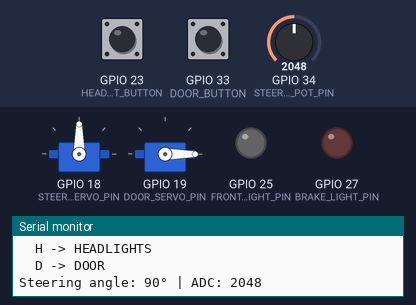
A program run on a simulated ESP32. Parts: 2 × servo, output pins drawn as LEDs (lit = HIGH), the last lines printed to the serial monitor. The inputs (shaded band) are chosen by the test bench; at power-on: GPIO 23 (HEADLIGHT_BUTTON) HIGH, GPIO 33 (DOOR_BUTTON) HIGH, GPIO 34 (STEERING_POT_PIN) = 2048.

Above: at 2.2 s.
2.3 s: GPIO 23 (HEADLIGHT_BUTTON) pulled LOW for 0.15 s
At 3.5 s:
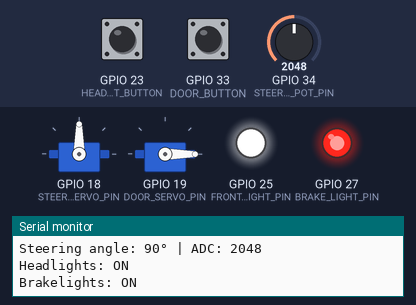
3.9 s: GPIO 33 (DOOR_BUTTON) pulled LOW for 0.15 s
At 4.5 s:
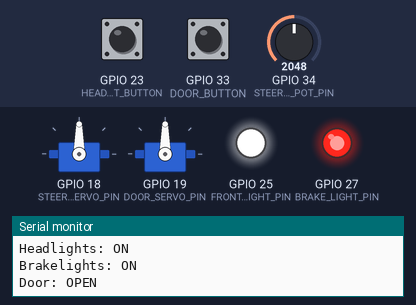
5.5 s: GPIO 34 (STEERING_POT_PIN) set to 2866
At 6.1 s:
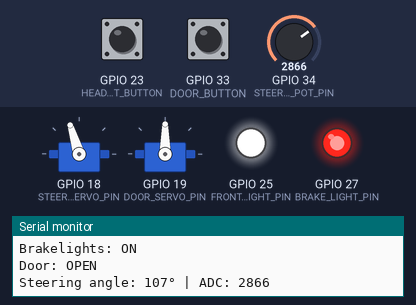
7.0 s: GPIO 23 (HEADLIGHT_BUTTON) pulled LOW for 1 s
At 8.1 s:
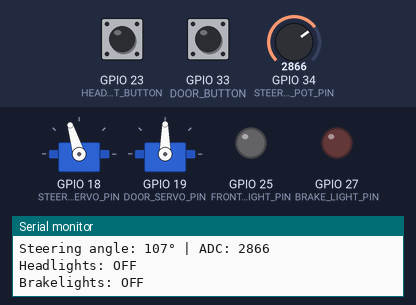
9.5 s: GPIO 34 (STEERING_POT_PIN) set to 3603
At 9.9 s:
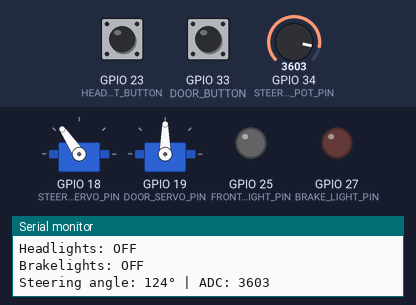
11.0 s: GPIO 33 (DOOR_BUTTON) pulled LOW for 1 s
At 11.5 s:
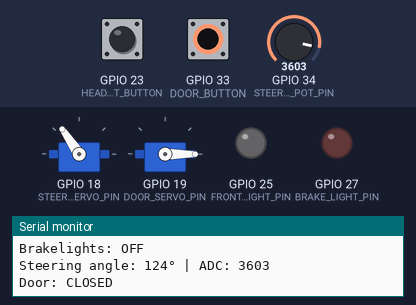
Timing chart, 0 to 14.0 s (numbered marks = the images above; inputs shaded):
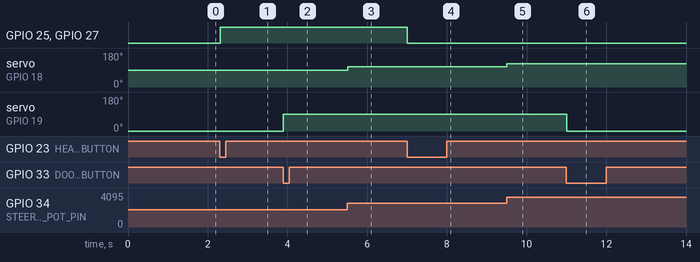

The program:

main.cpp
```cpp
#include <Arduino.h>
#include <ESP32Servo.h>

// ==========================================
// PIN DEFINITIONS
// ==========================================

// Servos
const int STEERING_SERVO_PIN = 18;
const int DOOR_SERVO_PIN     = 19;

// Lights
const int FRONT_LIGHT_PIN    = 25;
const int BRAKE_LIGHT_PIN    = 27;

// Inputs
const int STEERING_POT_PIN   = 34;
const int HEADLIGHT_BUTTON   = 23;
const int DOOR_BUTTON        = 33;


// ==========================================
// SERVO OBJECTS
// ==========================================

Servo steeringServo;
Servo doorServo;


// ==========================================
// STATE VARIABLES
// ==========================================

bool headlightsState = false;
bool brakeLightState  = false;
bool doorOpenState   = false;


// ==========================================
// BUTTON STATE
// ==========================================

bool lastHeadlightButton = HIGH;
bool lastDoorButton      = HIGH;


// ==========================================
// SETUP
// ==========================================

void setup()
{
    Serial.begin(115200);

    delay(1000);

    Serial.println();
    Serial.println("================================");
    Serial.println("       JASH RC CAR - STAGE 4: Steering, Headlights, and Door Control");
    Serial.println("================================");


    // --------------------------------------
    // LIGHT OUTPUTS
    // --------------------------------------

    pinMode(FRONT_LIGHT_PIN, OUTPUT);
    pinMode(BRAKE_LIGHT_PIN, OUTPUT);

    digitalWrite(FRONT_LIGHT_PIN, LOW);
    digitalWrite(BRAKE_LIGHT_PIN, LOW);


    // --------------------------------------
    // BUTTON INPUTS
    // --------------------------------------

    pinMode(HEADLIGHT_BUTTON, INPUT_PULLUP);
    pinMode(DOOR_BUTTON, INPUT_PULLUP);


    // --------------------------------------
    // STEERING SERVO
    // --------------------------------------

    steeringServo.setPeriodHertz(50);

    steeringServo.attach(
        STEERING_SERVO_PIN,
        1000,
        2000
    );


    // --------------------------------------
    // DOOR SERVO
    // --------------------------------------

    doorServo.setPeriodHertz(50);

    doorServo.attach(
        DOOR_SERVO_PIN,
        1000,
        2000
    );


    // --------------------------------------
    // INITIAL POSITION
    // --------------------------------------

    steeringServo.write(90);
    doorServo.write(0);


    Serial.println("Steering: CENTER");
    Serial.println("Door: CLOSED");
    Serial.println("Headlights: OFF");
    Serial.println();

    Serial.println("Controls:");
    Serial.println("  POTENTIOMETER -> STEERING");
    Serial.println("  H -> HEADLIGHTS");
    Serial.println("  D -> DOOR");
    Serial.println();
}


// ==========================================
// HEADLIGHT CONTROL
// ==========================================

void toggleHeadlights()
{
    headlightsState = !headlightsState;
    brakeLightState = !brakeLightState;

    digitalWrite(
        FRONT_LIGHT_PIN,
        headlightsState ? HIGH : LOW
    );
    digitalWrite(
        BRAKE_LIGHT_PIN,
        brakeLightState ? HIGH : LOW
    );

    Serial.print("Headlights: ");

    if (headlightsState)
    {
        Serial.println("ON");
    }
    else
    {
        Serial.println("OFF");
    }

    Serial.print("Brakelights: ");

    if (brakeLightState)
    {
        Serial.println("ON");
    }
    else
    {
        Serial.println("OFF");
    }
}


// ==========================================
// DOOR CONTROL
// ==========================================

void toggleDoor()
{
    doorOpenState = !doorOpenState;

    if (doorOpenState)
    {
        doorServo.write(90);

        Serial.println("Door: OPEN");
    }
    else
    {
        doorServo.write(0);

        Serial.println("Door: CLOSED");
    }
}


// ==========================================
// STEERING CONTROL
// ==========================================

void updateSteering()
{
    int potValue = analogRead(STEERING_POT_PIN);

    // ESP32 ADC = 0 to 4095
    int steeringAngle = map(
        potValue,
        0,
        4095,
        45,
        135
    );

    steeringAngle = constrain(
        steeringAngle,
        45,
        135
    );

    steeringServo.write(steeringAngle);

    // Print occasionally so terminal doesn't flood
    static int lastPrintedAngle = -1;

    if (abs(steeringAngle - lastPrintedAngle) >= 5)
    {
        Serial.print("Steering angle: ");
        Serial.print(steeringAngle);
        Serial.print("° | ADC: ");
        Serial.println(potValue);

        lastPrintedAngle = steeringAngle;
    }
}


// ==========================================
// MAIN LOOP
// ==========================================

void loop()
{
    // --------------------------------------
    // READ STEERING
    // --------------------------------------

    updateSteering();


    // --------------------------------------
    // HEADLIGHT BUTTON
    // --------------------------------------

    bool currentHeadlightButton =
        digitalRead(HEADLIGHT_BUTTON);

    if (
        lastHeadlightButton == HIGH &&
        currentHeadlightButton == LOW
    )
    {
        toggleHeadlights();
    }

    lastHeadlightButton =
        currentHeadlightButton;


    // --------------------------------------
    // DOOR BUTTON
    // --------------------------------------

    bool currentDoorButton =
        digitalRead(DOOR_BUTTON);

    if (
        lastDoorButton == HIGH &&
        currentDoorButton == LOW
    )
    {
        toggleDoor();
    }

    lastDoorButton =
        currentDoorButton;


    delay(20);
}
```

Measured:
- after the input at 2.3 s, GPIO 25 (FRONT_LIGHT_PIN), GPIO 27 (BRAKE_LIGHT_PIN): LOW → HIGH at once
- after the input at 3.9 s, servo on GPIO 19 (DOOR_SERVO_PIN): 0° → 90° at once
- after the input at 5.5 s, servo on GPIO 18 (STEERING_SERVO_PIN): 90° → 107° at once
- after the input at 7.0 s, GPIO 25 (FRONT_LIGHT_PIN), GPIO 27 (BRAKE_LIGHT_PIN): HIGH → LOW at once
- after the input at 9.5 s, servo on GPIO 18 (STEERING_SERVO_PIN): 107° → 124° at once
- after the input at 11.0 s, servo on GPIO 19 (DOOR_SERVO_PIN): 90° → 0° at once
